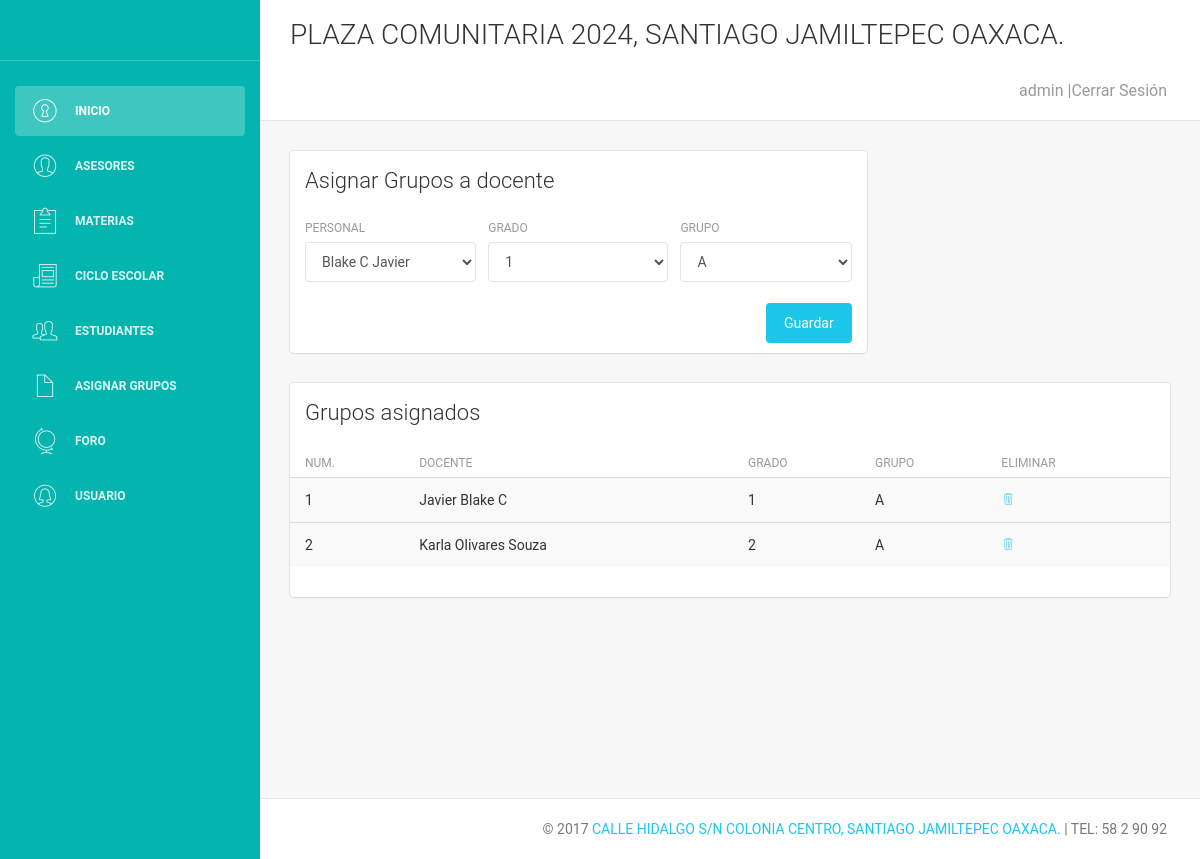
The page /vistas/horarios/ver-h.php (signed in) on the database its author committed.
### tables this page shows
CREATE TABLE `curso_docente` (
  `id` int(11) NOT NULL,
  `docente_id` int(11) NOT NULL,
  `grado` char(1) DEFAULT NULL,
  `grupo` char(1) DEFAULT NULL
);

### vistas/horarios/ver-h.php (the view, shortened to what this page needs)
<?php
require_once '../plantillas/encabezado.php';
?>
    <div class="content">
        <div class="container-fluid">
            <div class="row">
                <div class="col-md-8">
                    <div class="card">
                        <div class="header">
                            <h4 class="title">Asignar Grupos a docente</h4>
                        </div>
                        <div class="content">
                            <form method="post" action="../../control/materiasDocente/asignar.php">
                                <div class="row">
                                    <div class="col-md-4">
                                        <div class="form-group">
                                            <label>Personal</label>
                                            <select name="perSel" class="form-control">
                                                <?php
                                                $consulta = "SELECT `id`, `nombre`, `apaterno`, `amaterno` FROM `docentes`";
                                                $ejecutar = $conexion->query($consulta);
                                                while ($datos = $ejecutar->fetch_assoc()){
                                                    echo "<option value='".$datos['id']."'>".$datos['apaterno']." ".$datos['amaterno']." ".$datos['nombre']." </option>";
                                                }
                                                ?>
                                            </select>
                                        </div>
                                    </div>
                                    <div class="col-md-4">
                                        <div class="form-group">
                                            <label>Grado</label>
                                            <select name="graSel" id="" class="form-control">
                                                <option value="1">1</option>
                                            </select>
                                        </div>
                                    </div>
                                    <div class="col-md-4">
                                        <div class="form-group">
                                            <label>Grupo</label>
                                            <select name="gpSel" id="" class="form-control">
                                                <option value="A">A</option>
                                            </select>
                                        </div>
                                    </div>
                                </div>
                                <button type="submit" class="btn btn-info btn-fill pull-right">Guardar</button>
                                <div class="clearfix"></div>
                            </form>
                        </div>
                    </div>
                </div>
            </div>
        </div>
        <div class="container-fluid">
            <div class="row">
                <div class="col-md-12">
                    <div class="card">
                        <div class="header">
                            <h4 class="title">Grupos asignados</h4>
                        </div>
                        <div class="content table-responsive table-full-width">
                            <table class="table table-hover table-striped">
                                <thead>
                                <th>Num.</th>
                                <th>Docente</th>
                                <th>Grado</th>
                                <th>Grupo</th>
                                <th>Eliminar</th>
                                </thead>
                                <tbody>
                                <?php
                                $traer_doc = "SELECT * FROM `curso_docente`";
                                $ejecutar = $conexion->query($traer_doc);
                                $i = 0;
                                while ($datos2 = $ejecutar->fetch_assoc()) {
                                    $id = $datos2['id'];
                                    $idd = $datos2['docente_id'];
                                    echo "<tr>";
                                    echo "<td>". $i += 1 ."</td>";
                                    $traerdoc = "SELECT CONCAT(`nombre`,' ',`apaterno`,' ',`amaterno`) AS `nomAse` FROM `docentes` WHERE `id` = '$idd'";
                                    $ejecutar4 = $conexion->query($traerdoc);
                                    $datos4 = $ejecutar4->fetch_assoc();
                                    echo "<td>". $datos4['nomAse']."</td>";
                                    echo "<td>". $datos2['grado']."</td>";
                                    echo "<td>". $datos2['grupo'] ."</td>";
                                    echo "<td><a href='../../control/materiasDocente/eliminar-ma-a.php?id=$id'  onclick='return confirm(\"¿Eliminar?\");'
                                                   <i class='pe-7s-trash ' ></i></a></td>";
                                    echo "<tr>";
                                }
                                ?>
                                </tbody>
                            </table>
                        </div>
                    </div>
                </div>
            </div>
        </div>
    </div>
<?php require_once '../plantillas/footer.php';

### rows shown on the page
curso_docente: i "1", nomAse "Javier Blake C", grado "1", grupo "A"
curso_docente: i "2", nomAse "Karla Olivares Souza", grado "2", grupo "A"

### other values the page prints
$obj_ses->get_value('nombre') "admin"
form field perSel "Blake C Javier"
